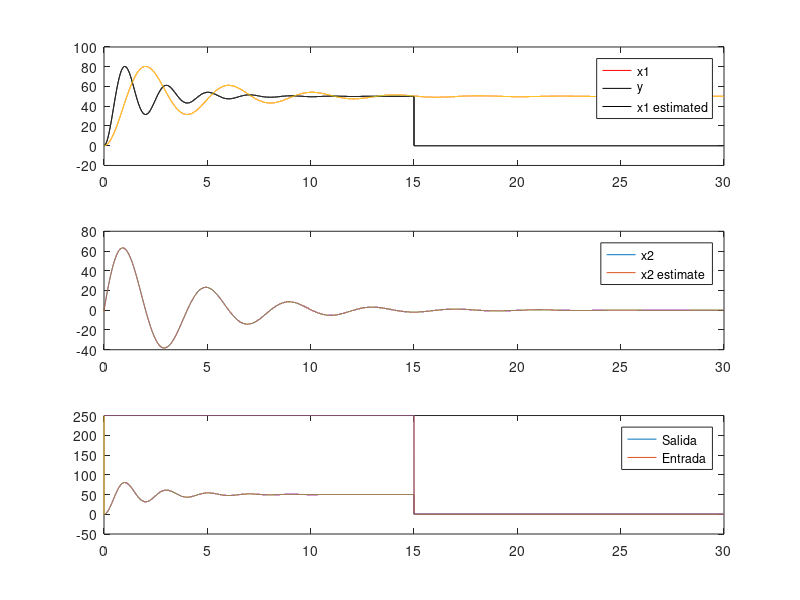

The MATLAB script that drew this image:
%% LKF Guel cortez 2024
% LKF for cart model


clearvars;
close all;

b=1; m=2; k_m=5; Ts=1e-3; L=30;
%Cart_generative_model;

A=[[0,1];[-k_m/m,-b/m]];
B=[0,1/m]';
C=[1,0];
D=0;

Ad=eye(2)+Ts*A;
Bd=Ts*B;
t=0:Ts:L;
x(:,1)=[6,3]';
w=5e-6;%3e-5;
v=1e-3;
Q=[w,w]*[w,w]';
R=v^2;
P=1e4*eye(2);
alpha=0.1;

x_pred=zeros([2,length(t)]);
x_est=zeros([2,length(t)]);
y_pred=zeros([1,length(t)]);

x_pred(:,1)=[0,0]';

u_c = zeros([2,length(t)]);
k_c = [5 1];
xDeseada = [50 0];
x_c = zeros([2,length(t)]);
y_c = zeros([2,length(t)]);

for k=2:length(t)

    u_c(k) = k_c(1)*(xDeseada(1)-x_est(1,k)) + k_c(2)*(xDeseada(2)-x_est(2,k)) ;
    x_c(:,k)=Ad*x_c(:,k-1)+Bd*u_c(k-1)+w*randn([2,1]);
    y_c(k)=C*x_c(:,k)+v*randn;

    x_pred(:,k)=Ad*x_pred(:,k-1)+Bd*u_c(k-1);
    y_pred(k)=C*x_pred(:,k);

    P_pred=Ad*P*Ad'+Q;
    P_y=C*P_pred*C'+R;
    P_xy=P_pred*C';

    L=P_xy/P_y;
    x_est(:,k)=x_pred(:,k)+L*(y_c(k)-y_pred(k));
    P=P_pred-L*P_y*L';
    
    % if k<100
    % Q=(1-alpha)*Q+alpha*L*(y_c(k)-y_pred(k))*(y_c(k)-y_pred(k))'*L';
    % end
end

subplot(3,1,1)
plot(t,x_c(1,:),'r')
hold on
plot(t,y_c,'k')
hold on
plot(t,x_est(1,:),'y')
legend('x1 ', 'y','x1 estimated')
subplot(3,1,2)
plot(t,x_c(2,:))
hold on
plot(t,x_est(2,:))
legend('x2 ','x2 estimate ')
subplot(3,1,3)
plot(t,y_c,t,u_c)
legend('Salida','Entrada')
